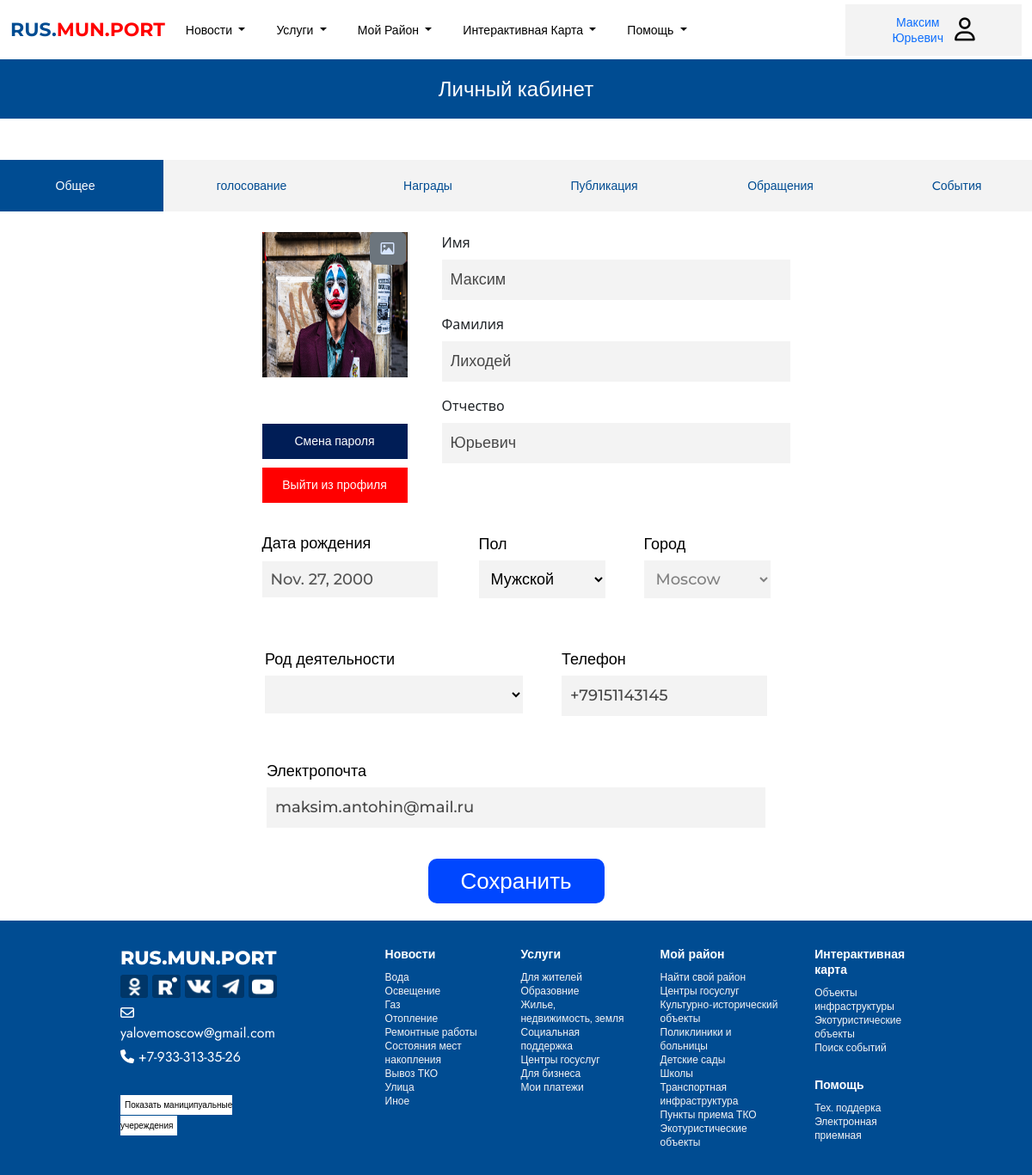
The page /profile/7 (signed in) on the database its author committed.
### users/models.py (models this page shows, shortened)
class NewUser(AbstractBaseUser,PermissionsMixin):
    role = models.ForeignKey(Role,related_name="role",on_delete=models.CASCADE)
    email = models.EmailField(_('email address'),unique=True)
    first_name =  models.CharField(max_length=150)
    father_name =  models.CharField(max_length=150)
    second_name =  models.CharField(max_length=150)
    bday=models.DateField(auto_now=False, auto_now_add=False)
    phone_number = models.CharField(max_length=20, validators=[RegexValidator(regex='^(\+?\d{1,3})?[-.\s]?\(?\d{3}\)?[-.\s]?\d{3}[-.\s]?\d{4}$')],unique=True)
    city = models.ForeignKey(City,related_name="city",on_delete=models.CASCADE)
    is_active = models.BooleanField(default=False)
    is_staff = models.BooleanField(default=False)
    is_proved = models.BooleanField(default=False)
    objects = CustomAccountManager()
    USERNAME_FIELD = 'phone_number'
    REQUIRED_FIELDS = ['email','first_name',"second_name","role","father_name","bday","city"]

class Profile(models.Model):
    Male = 'Male'
    Female = 'Female'
    GENDER_CHOICE = [
        (Male,'Мужчина'),
        (Female,'Женщина')
    ]
    Student = 'Student'
    Worker = 'Worker'
    Server = 'Server'
    Retired = 'Retired'
    Bus_CHOICE = [
        (Student,'Студент'),
        (Worker,'Рабочий'),
        (Server,'Служащий'),
        (Retired,'Пенисионер'),
    ]
    user = models.OneToOneField(NewUser,null=True,on_delete=models.CASCADE)
    bis = models.CharField(max_length=10,choices=Bus_CHOICE,default=Worker)
    gender = models.CharField(max_length=6,choices=GENDER_CHOICE,default=Female)
    elo=  models.PositiveIntegerField(default=0)
    votes =  models.PositiveIntegerField(default=0)
    reports = models.PositiveIntegerField(default=0)
    comments =  models.PositiveIntegerField(default=0)
    avatar = models.ImageField(upload_to="avatars",default="./static/images/blank_logo.png")

### users/views.py (the view, shortened to what this page needs)
# urls.py: path('profile/<int:id>',views.profile,name="profile"),
@login_required
def profile(request,id):
	user = NewUser.objects.get(id=id)
	role =str(user.role)
	profile = Profile.objects.get(user=user)
	return render(request,'main/profile.html',{"user":user,"role":role})

### users/models.py (called while the page is built)
    def __str__(self):
        return self.title

### users/templates/main/profile.html (shortened to what this page needs)
{%extends 'main/base.html' %}
{%block content%}
<div class="common_news_title">
	Личный кабинет
</div>
<div class="container profile_container">
	{%if request.user == user %}
	<br>
	<br>
	<div class="profile-group-btn">
		<button class="profile_btn selected">Общее</button>
		<a href="{%url 'citizen_polls'%}"><button class="profile_btn">голосование</button></a>
		<a href="{%url 'awards'%}"><button class="profile_btn">Награды</button></a>
		{%if role == 'Municipal'%}
		<a href="{%url 'create_common_post'%}"><button class="profile_btn">Публикация</button></a>
		<a href="{%url 'check_reports' %}"><button class="profile_btn">Обращения</button></a>
		<a href="{%url 'events' %}"><button class="profile_btn">Cобытия</button></a>
		{%elif role == 'citizen' %}
		<a href="{%url 'citizen_reports' %}"><button class="profile_btn">Обращения</button></a>
		{%endif%}
	</div>
	<br>
	<div class="main-profile">
		<div class="left-profile">
			<div class="avatar">
				<img src="{{user.profile.avatar.url}}" class="profile_image" alt="">
				<button type="button" class="btn btn-secondary" data-bs-toggle="modal" data-bs-target="#exampleModal" style="
				position: relative;
				top: -169px;
				left: 125px;
			">
					<i class="fa-regular fa-image" style="color: #d6e5ff;"></i>
				  </button>
			</div>
			<div class="change-password_btn">Смена пароля</div>
			<div class="logout_btn"><a href="{%url 'logout' %}">Выйти из профиля</a></div>
		</div>
		<div class="right-profile">
			<form  class="profile_form">
				<div class="mb-3">
					<label for="exampleInputEmail1" class="form-label" >Имя</label>
					<br>
					<input type="text" class="profile_field_form" disabled placeholder="{{user.first_name}}" >
				</div>
				<div class="mb-3">
					<label for="exampleInputEmail1" class="form-label">Фамилия</label>
					<br>
					<input type="text" class="profile_field_form" placeholder="{{user.second_name}}" disabled>
				</div>
				<div class="mb-3">
					<label for="exampleInputEmail1" class="form-label">Отчество</label>
					<br>
					<input type="text" class="profile_field_form" placeholder="{{user.father_name}}" disabled >
				</div>
			</form>
		</div>
	</div>
	<div class="bottom_profile">
		<form action="" method="POST">
			<div class="bottom_profile_input_group">
				<div class="mb-3">
					<label for="exampleInputEmail1" class="form-label">Дата рождения
						<input type="tel" id="date" value="{{user.bday}}" disabled name="date"  class="profile_bottom_input" style="width: 204px;margin-top: 10px;">
				</div>
				<div class="mb-3">
					<label for="exampleInputEmail1" class="form-label">Пол</label>
					<br>
					<select name="gender" id="" class="profile_bottom_input _select" >
							{%if user.profile.gender == 'Female' %}
							<option class="profile_bottom_input _option"  selected>Женский</option>
							<option class="profile_bottom_input _option" value="Male">Мужской</option>
							{%elif user.profile.gender == 'Male' %}
							<option class="profile_bottom_input _option"  selected>Мужской</option>
							{%else%}
							<option class="profile_bottom_input _option" >Мужской</option>
							<option class="profile_bottom_input _option" value="Female">Женский</option>
							{%endif%}
					</select>
				</div>
				<div class="mb-3">
					<label for="exampleInputEmail1" class="form-label">Город</label>
					<br>
					<select name="city" id="" class="profile_bottom_input _select" disabled>
						<option class="profile_bottom_input _option" value="1">Moscow</option>
					</select>
				</div>
			</div>
			<div class="bottom_profile_input_group">
				<div class="mb-3">
					<label for="exampleInputEmail1" class="form-label">Род деятельности</label>
					<br>
					<select name="bis" id="" class="profile_bottom_input _select" style="width: 300px;" >
					</select>
				</div>
				<div class="mb-3">
					<label for="exampleInputEmail1" class="form-label">Телефон</label>
					<br>
					<input type="tel" name="phone" class="profile_field_form" placeholder="{{user.phone_number}} " >
				</div>
				</div>
				<div class="bottom_profile_input_group">
					<div class="mb-3">
						<label for="exampleInputEmail1" class="form-label">Электропочта</label>
						<br>
						<input type="email" name="email" class="profile_field_form" placeholder="{{user.email}}" style="width: 580px;" >
					</div>
					</div>
			</div>
			<button class="profile_change_btn" style="margin-top: 20px; margin-bottom: 20px;" type="submit">Сохранить</button>
		</div>
	{%endif%}
</div>
{%endblock%}

### users/templates/main/base.html (shortened to what this page needs)
<!DOCTYPE html>
<html lang="en">
<head>
	{% load static %}
<link href="https://cdn.jsdelivr.net/npm/bootstrap@5.3.2/dist/css/bootstrap.min.css" rel="stylesheet">
	<link rel="stylesheet" href="{% static 'css/styles.css' %}">
	<link rel="stylesheet" href="{% static 'css/adaptiv.css' %}">
</head>
<body>
	<nav class="navbar navbar-expand-lg bg-body-tertiary nav-head">
		<div class="container container-fluid nav-con">
		  <div class="collapse navbar-collapse" id="navbarTogglerDemo01">
			<a class="navbar-brand" href="{%url 'home'%}">RUS.<span style="color: #F00;
				">MUN.PORT</span></a>
			<ul class="navbar-nav me-auto mb-2 mb-lg-0">
				<li class="nav-item dropdown">
					<button class="nav-link dropdown-toggle" data-bs-toggle="dropdown" aria-expanded="false">
						Новости
					</button>
				  </li>
				  <li class="nav-item dropdown">
					<button class="nav-link dropdown-toggle" data-bs-toggle="dropdown" aria-expanded="false">
						Услуги
					</button>
				  </li>
				  <li class="nav-item dropdown">
					<button class="nav-link dropdown-toggle" data-bs-toggle="dropdown" aria-expanded="false">
						Мой Район
					</button>
				  </li>
				  <li class="nav-item dropdown">
					<button class="nav-link dropdown-toggle" data-bs-toggle="dropdown" aria-expanded="false">
						Интерактивная Карта
					</button>
				  </li>
				  <li class="nav-item dropdown">
					<button class="nav-link dropdown-toggle" data-bs-toggle="dropdown" aria-expanded="false">
						Помощь
					</button>
				  </li>
			</ul>
			<div class="log-nav">
				{%if user.is_authenticated%}
				<a href="{%url 'profile' user.id%}"><button class="profile_btn">{{user.first_name}} <br> {{user.father_name}} </a>
					<i class="fa-regular fa-user" style="color: #000;"></i></button>
				{%else%}
				  <a href="{%url 'login' %}"><button class="sign_btn">Вход</button></a>
				  <a href=""><i class="fa-regular fa-user" style="color: #ffffff;"></i></a>
				{%endif%}
			</div>
		  </div>
		</div>
	  </nav>
	<div class="">
		<section style="min-height: 80vh;">
		{%block content%}
		{%endblock%}
		<footer class="footer ">
			<div class="brand-column">
				<div class="footer-logo">RUS.MUN.PORT</div>
				<div class="icons">
					<a href=""><img src="{%static 'images/footer/ok.png'%}" alt=""></a>
					<a href=""><img src="{%static 'images/footer/rt.png'%}" alt=""></a>
					<a href=""><img src="{%static 'images/footer/vk.png'%}" alt=""></a>
					<a href=""><img src="{%static 'images/footer/tg.png'%}" alt=""></a>
					<a href=""><img src="{%static 'images/footer/yt.png'%}" alt=""></a>
				</div>
				<div class="mail-footer"><i class="fa-regular fa-envelope" style="color: #ffffff;"></i>yalovemoscow@gmail.com</div>
				<div class="phone-footer"><i class="fa-solid fa-phone" style="color: #ffffff;"></i> +7-933-313-35-26</div>
				<a href="" class="show_munic">Показать маниципуальные учереждения</a>
			</div>
			<div class="footer-column">
				<div class="footer-header">Новости</div>
				<a href=""><div class="footer-link">Вода</div></a>
				<a href=""><div class="footer-link">Освещение</div></a>
				<a href=""><div class="footer-link">Газ</div></a>
				<a href=""><div class="footer-link">Отопление</div></a>
				<a href=""><div class="footer-link">Ремонтные работы</div></a>
				<a href=""><div class="footer-link">Состояния мест накопления</div></a>
				<a href=""><div class="footer-link">Вывоз ТКО</div></a>
				<a href=""><div class="footer-link">Улица</div></a>
				<a href=""><div class="footer-link">Иное</div></a>
			</div>
			<div class="footer-column">
				<div class="footer-header">Услуги</div>
				<a href="{%url 'municipal_services'%}"><div class="footer-link">Для жителей</div></a>
				<a href="{%url 'municipal_services'%}"><div class="footer-link">Образовние</div></a>
				<a href="{%url 'municipal_services'%}"><div class="footer-link">Жилье, недвижимость, земля</div></a>
				<a href="{%url 'municipal_services'%}"><div class="footer-link">Социальная поддержка</div></a>
				<a href="{%url 'municipal_services'%}"><div class="footer-link">Центры госуслуг</div></a>
				<a href="{%url 'municipal_services'%}"><div class="footer-link">Для бизнеса</div></a>
				<a href="{%url 'municipal_services'%}"><div class="footer-link">Мои платежи</div></a>
			</div>
			<div class="footer-column">
				<div class="footer-header">Мой район</div>
				<a href=""><div class="footer-link">Найти свой район</div></a>
				<a href=""><div class="footer-link">Центры госуслуг</div></a>
				<a href=""><div class="footer-link">Культурно-исторический объекты</div></a>
				<a href=""><div class="footer-link">Поликлиники и больницы</div></a>
				<a href=""><div class="footer-link">Детские сады</div></a>
				<a href=""><div class="footer-link">Школы</div></a>
				<a href=""><div class="footer-link">Транспортная инфраструктура</div></a>
				<a href=""><div class="footer-link">Пункты приема ТКО</div></a>
				<a href=""><div class="footer-link">Экотуристические объекты</div></a>
			</div>
			<div class="footer-column">
				<div class="footer-header">Интерактивная карта</div>
				<a href="{%url 'maps' %}"><div class="footer-link">Объекты инфраструктуры</div></a>
				<a href="{%url 'eco' %}"><div class="footer-link">Экотуристические объекты</div></a>
				<a href=""><div class="footer-link" style="margin-bottom: 26px;">Поиск событий</div></a>
				<div class="footer-header">Помощь</div>
				<a href=""><div class="footer-link">Тех. поддерка</div></a>
				<a href=""><div class="footer-link">Электронная приемная</div></a>
			</div>
		</footer>
</body>
</html>

### rows shown on the page
NewUser: first_name "Максим", father_name "Юрьевич", profile.avatar (picture), second_name "Лиходей", date "Nov. 27, 2000", gender "Мужской", phone "+79151143145", email "maksim.antohin@mail.ru"
